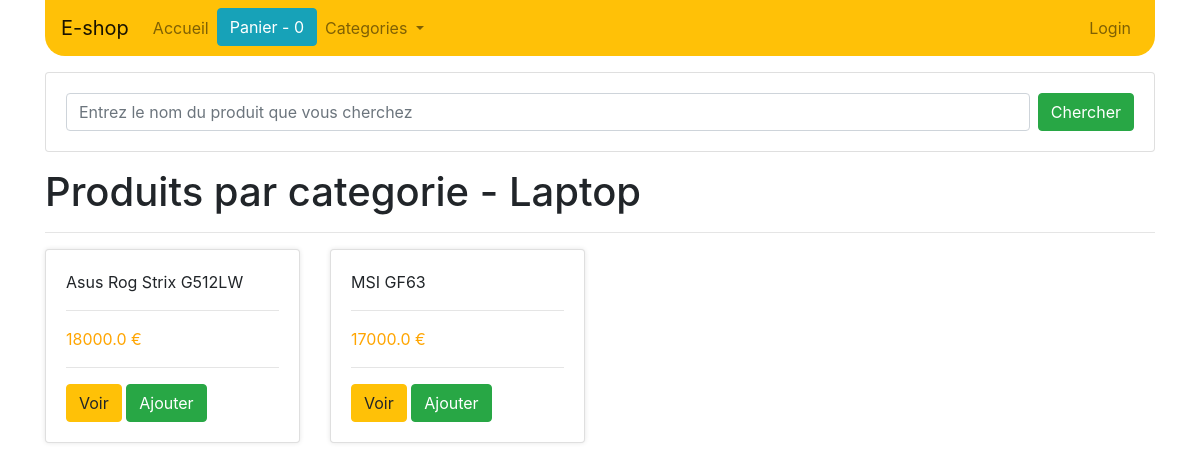
The app's page /category/Laptop/ with its own data.
### shop/models.py (models this page shows, shortened)
class Category(models.Model):
    name = models.CharField(max_length=200)
    date_added = models.DateTimeField(auto_now=True)
    class Meta:
        ordering = ['-date_added']

class Product(models.Model):
    title = models.CharField(max_length=200)
    price = models.FloatField()
    description = models.TextField()
    category = ForeignKey(Category, related_name='products', on_delete=models.CASCADE)
    image = models.CharField(max_length=5000)
    date_added = models.DateTimeField(auto_now=True)
    class Meta:
        ordering = ['-date_added']

### shop/views.py (the view)
# urls.py: path('category/<str:category_name>/', product_by_category, name='product_by_category'),
def product_by_category(request, category_name):
    categories = Category.objects.all()
    product_object = Product.objects.filter(category__name__icontains=category_name)
    item_name = request.GET.get('item-name')
    if item_name != '' and item_name is not None:
        product_object = product_object.filter(title__icontains=item_name)
    paginator = Paginator(product_object, 12)
    page = request.GET.get('page')
    product_object = paginator.get_page(page)
    return render(request, 'product_by_category.html', {'product_object': product_object, 'categories': categories, 'category_name': category_name})

### shop/templates/product_by_category.html (shortened to what this page needs)
{% extends 'base.html' %}
{% block content %}
    <div class="row">
        <div class="col-md-12 mb-3">
            <form method="get" class="card card-sm">
                <div class="card-body row no-gutters align-items-center">
                    <div class="col">
                        <input type="search" placeholder="Entrez le nom du produit que vous cherchez" name="item-name" class="form-control form-control-borderless">
                    </div>
                    <div class="col-auto ml-2">
                        <button type="submit" class="btn btn-success">Chercher</button>
                    </div>
                </div>
            </form>
        </div>
    </div>
    <h1>Produits par categorie - {{category_name}}</h1>
    <hr>
    <div class="row">
        {% for product in product_object %}
            <div class="col-md-3 mb-3">
            <div class="card hehe">
                <div class="card-body">
                    <div id="aa{{ product.id }}" class="card-title">{{ product.title }}</div>
                    <hr>
                    <div id="price{{ product.id }}" style="color:orange" class="card-text"> {{ product.price }} € </div>
                    <hr>
                    <a href="{% url 'detail' product.id %}" class="btn btn-warning">Voir</a>
                    <button id="{% url 'checkout' %}" class="btn ted btn-success">Ajouter</button>
                </div>
            </div>
        </div>
        {% endfor %}
    </div>
{% endblock %}html>

### shop/templates/product_by_category.html (style rules this page uses)
.hehe { transition: transform 0.5s ease; box-shadow: 0px 0px 5px rgba(0,0,0,0.1); background-color: #ffffff; }

### records on screen
Category: name "Laptop"
Product: title "Asus Rog Strix G512LW", price "18000.0"
Product: title "MSI GF63", price "17000.0"
